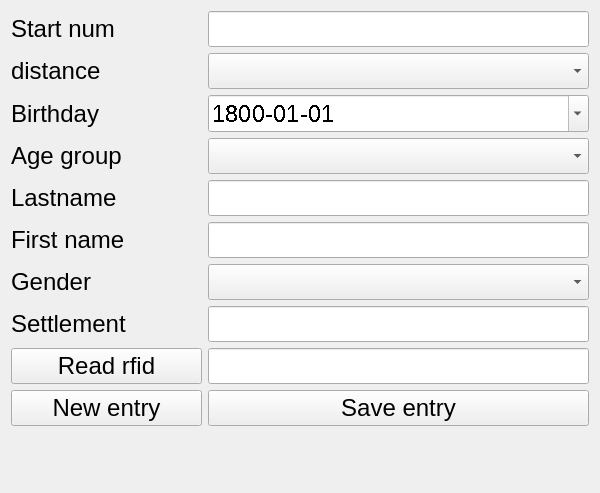
<?xml version="1.0" encoding="UTF-8"?>
<ui version="4.0">
 <class>Form</class>
 <widget class="QWidget" name="Form">
  <property name="windowModality">
   <enum>Qt::WindowModal</enum>
  </property>
  <property name="geometry">
   <rect>
    <x>0</x>
    <y>0</y>
    <width>600</width>
    <height>493</height>
   </rect>
  </property>
  <property name="sizePolicy">
   <sizepolicy hsizetype="Expanding" vsizetype="Expanding">
    <horstretch>0</horstretch>
    <verstretch>0</verstretch>
   </sizepolicy>
  </property>
  <property name="windowTitle">
   <string>startnum pickup</string>
  </property>
  <property name="autoFillBackground">
   <bool>true</bool>
  </property>
  <property name="inputMethodHints">
   <set>Qt::ImhDate</set>
  </property>
  <layout class="QGridLayout" name="gridLayout">
   <item row="0" column="0">
    <layout class="QVBoxLayout" name="verticalLayout_3">
     <item>
      <layout class="QVBoxLayout" name="verticalLayout_2">
       <item>
        <layout class="QVBoxLayout" name="verticalLayout">
         <item>
          <layout class="QHBoxLayout" name="horizontalLayout" stretch="1,2">
           <item>
            <widget class="QLabel" name="startNumLabel">
             <property name="sizePolicy">
              <sizepolicy hsizetype="Expanding" vsizetype="Expanding">
               <horstretch>0</horstretch>
               <verstretch>0</verstretch>
              </sizepolicy>
             </property>
             <property name="font">
              <font>
               <pointsize>18</pointsize>
              </font>
             </property>
             <property name="text">
              <string>Start num</string>
             </property>
            </widget>
           </item>
           <item>
            <widget class="QLineEdit" name="startnumLineEdit">
             <property name="enabled">
              <bool>true</bool>
             </property>
             <property name="sizePolicy">
              <sizepolicy hsizetype="Expanding" vsizetype="Expanding">
               <horstretch>0</horstretch>
               <verstretch>0</verstretch>
              </sizepolicy>
             </property>
             <property name="font">
              <font>
               <pointsize>18</pointsize>
              </font>
             </property>
             <property name="styleSheet">
              <string notr="true">color: rgb(0, 0, 0);</string>
             </property>
            </widget>
           </item>
          </layout>
         </item>
         <item>
          <layout class="QHBoxLayout" name="horizontalLayout_2" stretch="1,2">
           <item>
            <widget class="QLabel" name="distanceLabel">
             <property name="sizePolicy">
              <sizepolicy hsizetype="Expanding" vsizetype="Expanding">
               <horstretch>0</horstretch>
               <verstretch>0</verstretch>
              </sizepolicy>
             </property>
             <property name="font">
              <font>
               <pointsize>18</pointsize>
              </font>
             </property>
             <property name="text">
              <string>distance</string>
             </property>
            </widget>
           </item>
           <item>
            <widget class="QComboBox" name="distanceComboBox">
             <property name="sizePolicy">
              <sizepolicy hsizetype="Expanding" vsizetype="Expanding">
               <horstretch>0</horstretch>
               <verstretch>0</verstretch>
              </sizepolicy>
             </property>
             <property name="font">
              <font>
               <pointsize>18</pointsize>
              </font>
             </property>
            </widget>
           </item>
          </layout>
         </item>
         <item>
          <layout class="QHBoxLayout" name="horizontalLayout_3" stretch="1,2">
           <item>
            <widget class="QLabel" name="birthdayLabel">
             <property name="sizePolicy">
              <sizepolicy hsizetype="Expanding" vsizetype="Expanding">
               <horstretch>0</horstretch>
               <verstretch>0</verstretch>
              </sizepolicy>
             </property>
             <property name="font">
              <font>
               <pointsize>18</pointsize>
              </font>
             </property>
             <property name="text">
              <string>Birthday</string>
             </property>
            </widget>
           </item>
           <item>
            <widget class="QDateEdit" name="birthdayDateEdit">
             <property name="sizePolicy">
              <sizepolicy hsizetype="Expanding" vsizetype="Expanding">
               <horstretch>0</horstretch>
               <verstretch>0</verstretch>
              </sizepolicy>
             </property>
             <property name="font">
              <font>
               <pointsize>18</pointsize>
               <stylestrategy>NoAntialias</stylestrategy>
               <kerning>false</kerning>
              </font>
             </property>
             <property name="contextMenuPolicy">
              <enum>Qt::PreventContextMenu</enum>
             </property>
             <property name="acceptDrops">
              <bool>true</bool>
             </property>
             <property name="autoFillBackground">
              <bool>true</bool>
             </property>
             <property name="inputMethodHints">
              <set>Qt::ImhDate</set>
             </property>
             <property name="wrapping">
              <bool>false</bool>
             </property>
             <property name="buttonSymbols">
              <enum>QAbstractSpinBox::PlusMinus</enum>
             </property>
             <property name="specialValueText">
              <string>&quot; &quot;</string>
             </property>
             <property name="dateTime">
              <datetime>
               <hour>0</hour>
               <minute>0</minute>
               <second>0</second>
               <year>1800</year>
               <month>1</month>
               <day>1</day>
              </datetime>
             </property>
             <property name="currentSection">
              <enum>QDateTimeEdit::YearSection</enum>
             </property>
             <property name="displayFormat">
              <string>yyyy-MM-dd</string>
             </property>
             <property name="calendarPopup">
              <bool>true</bool>
             </property>
             <property name="currentSectionIndex">
              <number>0</number>
             </property>
             <property name="timeSpec">
              <enum>Qt::LocalTime</enum>
             </property>
            </widget>
           </item>
          </layout>
         </item>
         <item>
          <layout class="QHBoxLayout" name="horizontalLayout_4" stretch="1,2">
           <item>
            <widget class="QLabel" name="agegroupLabel">
             <property name="sizePolicy">
              <sizepolicy hsizetype="Expanding" vsizetype="Expanding">
               <horstretch>0</horstretch>
               <verstretch>0</verstretch>
              </sizepolicy>
             </property>
             <property name="font">
              <font>
               <pointsize>18</pointsize>
              </font>
             </property>
             <property name="text">
              <string>Age group</string>
             </property>
            </widget>
           </item>
           <item>
            <widget class="QComboBox" name="agegroupComboBox">
             <property name="sizePolicy">
              <sizepolicy hsizetype="Expanding" vsizetype="Expanding">
               <horstretch>0</horstretch>
               <verstretch>0</verstretch>
              </sizepolicy>
             </property>
             <property name="font">
              <font>
               <pointsize>18</pointsize>
              </font>
             </property>
            </widget>
           </item>
          </layout>
         </item>
         <item>
          <layout class="QHBoxLayout" name="horizontalLayout_5" stretch="1,2">
           <property name="spacing">
            <number>6</number>
           </property>
           <property name="sizeConstraint">
            <enum>QLayout::SetDefaultConstraint</enum>
           </property>
           <item>
            <widget class="QLabel" name="lastnameLabel">
             <property name="sizePolicy">
              <sizepolicy hsizetype="Expanding" vsizetype="Expanding">
               <horstretch>0</horstretch>
               <verstretch>0</verstretch>
              </sizepolicy>
             </property>
             <property name="font">
              <font>
               <pointsize>18</pointsize>
              </font>
             </property>
             <property name="text">
              <string>Lastname</string>
             </property>
            </widget>
           </item>
           <item>
            <widget class="QLineEdit" name="lastnameLineEdit">
             <property name="enabled">
              <bool>true</bool>
             </property>
             <property name="sizePolicy">
              <sizepolicy hsizetype="Expanding" vsizetype="Expanding">
               <horstretch>0</horstretch>
               <verstretch>6</verstretch>
              </sizepolicy>
             </property>
             <property name="font">
              <font>
               <pointsize>18</pointsize>
              </font>
             </property>
             <property name="styleSheet">
              <string notr="true">color: rgb(0, 0, 0);</string>
             </property>
            </widget>
           </item>
          </layout>
         </item>
         <item>
          <layout class="QHBoxLayout" name="horizontalLayout_6" stretch="1,2">
           <item>
            <widget class="QLabel" name="firstnameLabel">
             <property name="sizePolicy">
              <sizepolicy hsizetype="Expanding" vsizetype="Expanding">
               <horstretch>0</horstretch>
               <verstretch>0</verstretch>
              </sizepolicy>
             </property>
             <property name="font">
              <font>
               <pointsize>18</pointsize>
              </font>
             </property>
             <property name="text">
              <string>First name</string>
             </property>
            </widget>
           </item>
           <item>
            <widget class="QLineEdit" name="firstnameLineEdit">
             <property name="enabled">
              <bool>true</bool>
             </property>
             <property name="sizePolicy">
              <sizepolicy hsizetype="Expanding" vsizetype="Expanding">
               <horstretch>0</horstretch>
               <verstretch>0</verstretch>
              </sizepolicy>
             </property>
             <property name="font">
              <font>
               <pointsize>18</pointsize>
              </font>
             </property>
             <property name="styleSheet">
              <string notr="true">color: rgb(0, 0, 0);</string>
             </property>
            </widget>
           </item>
          </layout>
         </item>
         <item>
          <layout class="QHBoxLayout" name="horizontalLayout_7" stretch="1,2">
           <item>
            <widget class="QLabel" name="genderLabel">
             <property name="sizePolicy">
              <sizepolicy hsizetype="Expanding" vsizetype="Expanding">
               <horstretch>0</horstretch>
               <verstretch>0</verstretch>
              </sizepolicy>
             </property>
             <property name="font">
              <font>
               <pointsize>18</pointsize>
              </font>
             </property>
             <property name="text">
              <string>Gender</string>
             </property>
            </widget>
           </item>
           <item>
            <widget class="QComboBox" name="genderComboBox">
             <property name="sizePolicy">
              <sizepolicy hsizetype="Expanding" vsizetype="Expanding">
               <horstretch>0</horstretch>
               <verstretch>0</verstretch>
              </sizepolicy>
             </property>
             <property name="font">
              <font>
               <pointsize>18</pointsize>
              </font>
             </property>
             <property name="currentIndex">
              <number>-1</number>
             </property>
             <item>
              <property name="text">
               <string/>
              </property>
             </item>
             <item>
              <property name="text">
               <string>Man</string>
              </property>
             </item>
             <item>
              <property name="text">
               <string>Woman</string>
              </property>
             </item>
            </widget>
           </item>
          </layout>
         </item>
         <item>
          <layout class="QHBoxLayout" name="horizontalLayout_8" stretch="1,2">
           <item>
            <widget class="QLabel" name="settlementLabel">
             <property name="sizePolicy">
              <sizepolicy hsizetype="Expanding" vsizetype="Expanding">
               <horstretch>0</horstretch>
               <verstretch>0</verstretch>
              </sizepolicy>
             </property>
             <property name="font">
              <font>
               <pointsize>18</pointsize>
              </font>
             </property>
             <property name="text">
              <string>Settlement</string>
             </property>
            </widget>
           </item>
           <item>
            <widget class="QLineEdit" name="settlementLineEdit">
             <property name="enabled">
              <bool>true</bool>
             </property>
             <property name="sizePolicy">
              <sizepolicy hsizetype="Expanding" vsizetype="Expanding">
               <horstretch>0</horstretch>
               <verstretch>0</verstretch>
              </sizepolicy>
             </property>
             <property name="font">
              <font>
               <pointsize>18</pointsize>
              </font>
             </property>
             <property name="styleSheet">
              <string notr="true">color: rgb(0, 0, 0);</string>
             </property>
            </widget>
           </item>
          </layout>
         </item>
         <item>
          <layout class="QHBoxLayout" name="horizontalLayout_9" stretch="1,2">
           <item>
            <widget class="QPushButton" name="readRfidPushButton">
             <property name="sizePolicy">
              <sizepolicy hsizetype="Expanding" vsizetype="Expanding">
               <horstretch>0</horstretch>
               <verstretch>0</verstretch>
              </sizepolicy>
             </property>
             <property name="font">
              <font>
               <pointsize>18</pointsize>
              </font>
             </property>
             <property name="text">
              <string>Read rfid</string>
             </property>
            </widget>
           </item>
           <item>
            <widget class="QLineEdit" name="rfidLineEdit">
             <property name="enabled">
              <bool>true</bool>
             </property>
             <property name="sizePolicy">
              <sizepolicy hsizetype="Expanding" vsizetype="Expanding">
               <horstretch>0</horstretch>
               <verstretch>0</verstretch>
              </sizepolicy>
             </property>
             <property name="font">
              <font>
               <pointsize>18</pointsize>
              </font>
             </property>
             <property name="styleSheet">
              <string notr="true">color: rgb(0, 0, 0);</string>
             </property>
            </widget>
           </item>
          </layout>
         </item>
        </layout>
       </item>
       <item>
        <layout class="QHBoxLayout" name="horizontalLayout_10" stretch="1,2">
         <item>
          <widget class="QPushButton" name="newPushButton">
           <property name="sizePolicy">
            <sizepolicy hsizetype="Expanding" vsizetype="Expanding">
             <horstretch>0</horstretch>
             <verstretch>0</verstretch>
            </sizepolicy>
           </property>
           <property name="font">
            <font>
             <pointsize>18</pointsize>
            </font>
           </property>
           <property name="text">
            <string>New entry</string>
           </property>
          </widget>
         </item>
         <item>
          <widget class="QPushButton" name="savePushButton">
           <property name="sizePolicy">
            <sizepolicy hsizetype="Expanding" vsizetype="Expanding">
             <horstretch>0</horstretch>
             <verstretch>0</verstretch>
            </sizepolicy>
           </property>
           <property name="font">
            <font>
             <pointsize>18</pointsize>
            </font>
           </property>
           <property name="statusTip">
            <string/>
           </property>
           <property name="text">
            <string>Save entry</string>
           </property>
          </widget>
         </item>
        </layout>
       </item>
      </layout>
     </item>
     <item>
      <widget class="QLabel" name="statusBarLabel">
       <property name="sizePolicy">
        <sizepolicy hsizetype="Expanding" vsizetype="Expanding">
         <horstretch>0</horstretch>
         <verstretch>0</verstretch>
        </sizepolicy>
       </property>
       <property name="font">
        <font>
         <pointsize>18</pointsize>
        </font>
       </property>
       <property name="text">
        <string/>
       </property>
      </widget>
     </item>
    </layout>
   </item>
  </layout>
 </widget>
 <resources/>
 <connections/>
</ui>
